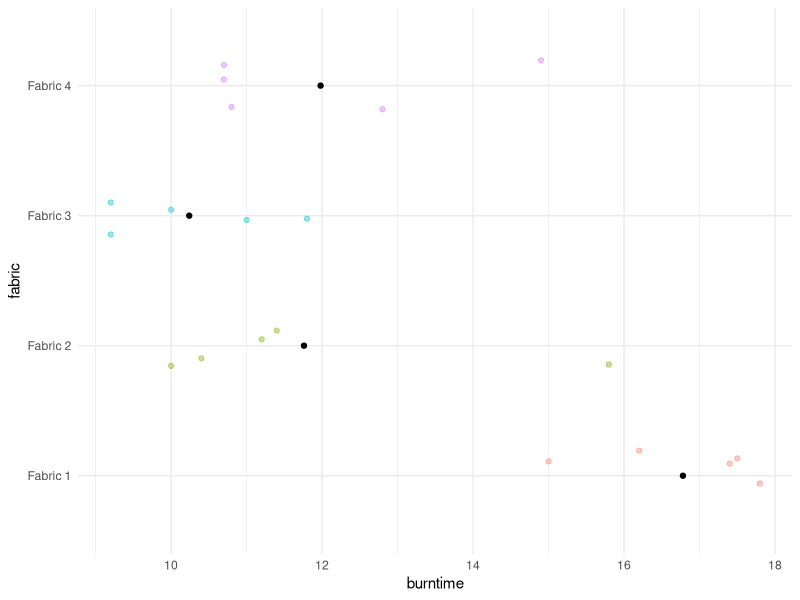
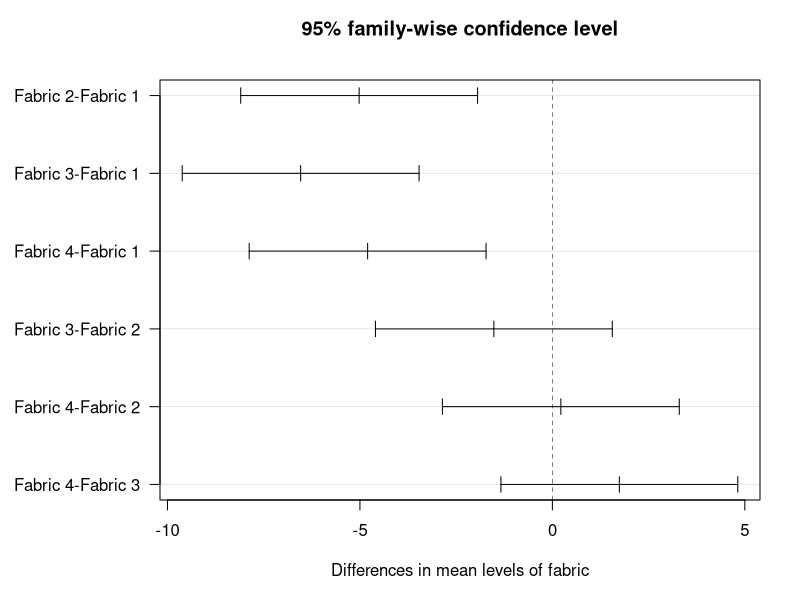
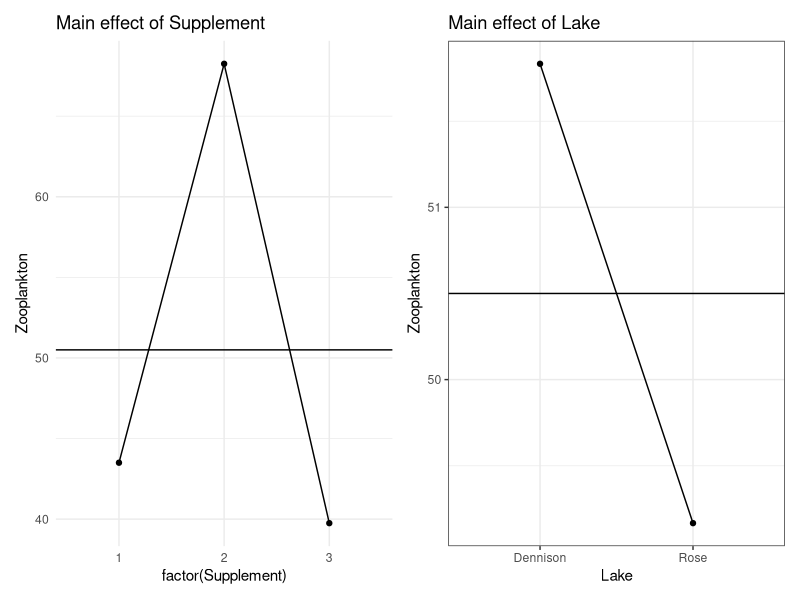
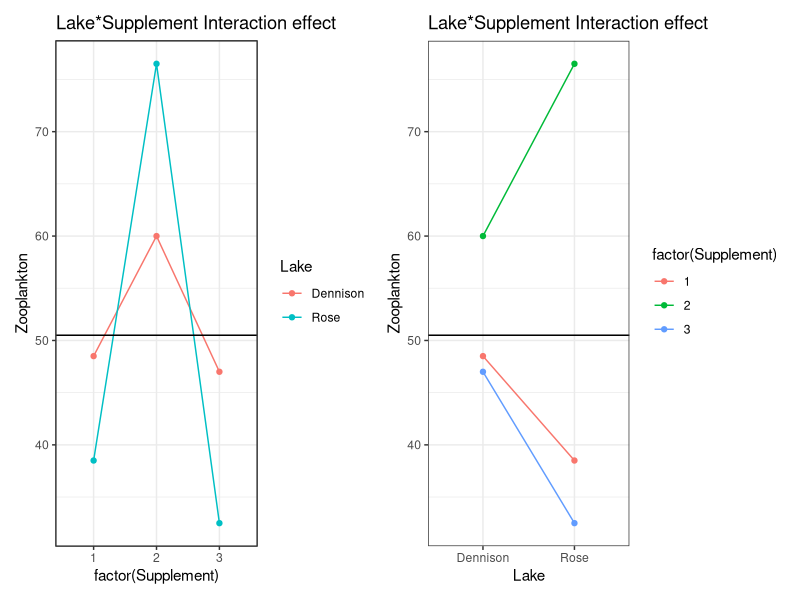
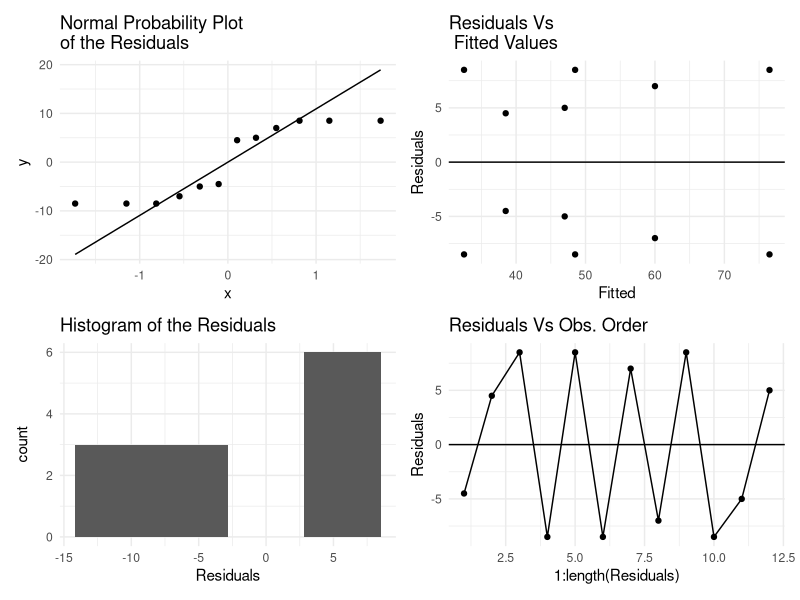
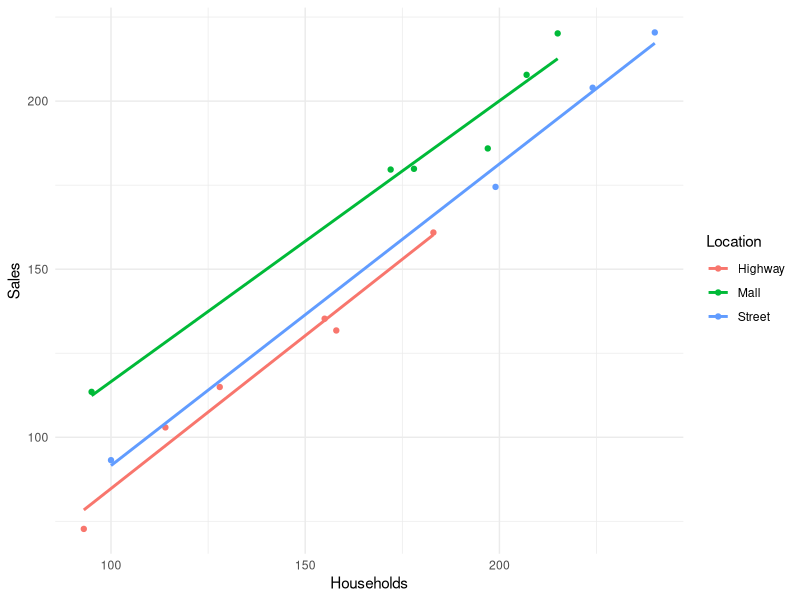
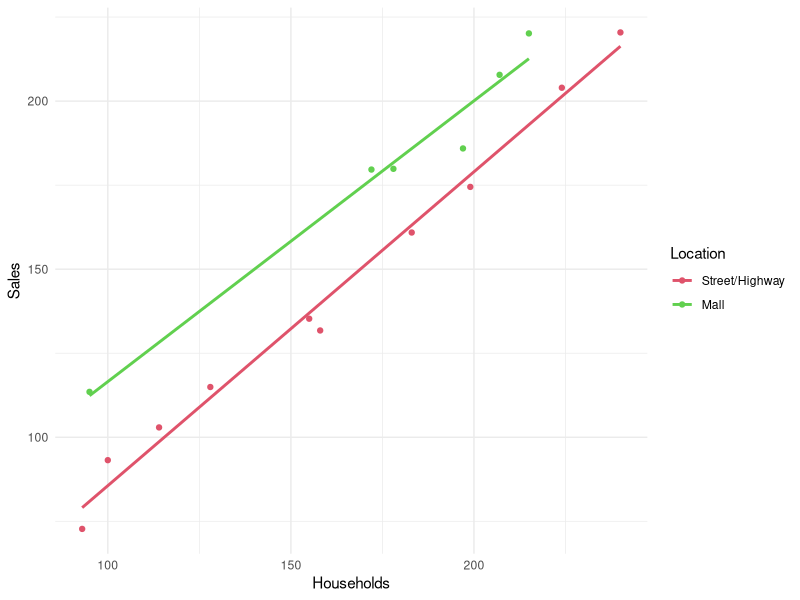

The R script that drew these images, in order:
## ---- chunk 1
knitr::opts_chunk$set(warning = FALSE, 
                      echo = FALSE, 
                      include=TRUE, 
                      message=FALSE,
                      comment = NA,
                      warn=-1,
                      warn.conflicts = FALSE, 
                      quietly=TRUE,
                      fig.align="center")
library(tidyverse)
theme_set(theme_minimal())
## ---- chunk 2
fabric=read.table("../data/fabric.txt", header=TRUE, sep="\t")
summary(aov(burntime ~ fabric, data = fabric))
## ---- chunk 3
ggplot(fabric) +
  aes(x = fabric, y = burntime) + 
  geom_jitter(mapping=aes(col=fabric), height = 0, width=.2, alpha=.4) +
  stat_summary(fun = "mean", geom = "point") + 
  stat_summary(fun.data = "mean_cl_normal", 
               geom = "errorbar", width = 0.1, 
               fun.args = list(conf.int = 0.95)) + 
  theme(legend.position = "none") + coord_flip() 
## ---- chunk 4
par(las=1, mar=c(5, 8, 4, 2))
plot(TukeyHSD(aov(burntime~fabric, data=fabric)))
## ---- chunk 5
zooplankton=read.table("../data/zooplankton.txt", header=TRUE, sep="\t")
print(zooplankton, row.names=FALSE)
## ---- chunk 6
library(ggplot2)
library(gridExtra)

plot1 <- zooplankton |> ggplot() +
  aes(x = factor(Supplement), y = Zooplankton) +
  stat_summary(fun = mean, geom = "point", aes(group = 1)) +
  stat_summary(fun = mean, geom = "line", aes(group = 1))+
  geom_abline(intercept = mean(zooplankton$Zooplankton), slope=0)+ 
  ggtitle("Main effect of Supplement")

plot2 = zooplankton |> ggplot() +
  aes(x = Lake, y = Zooplankton) +
  stat_summary(fun = mean, geom = "point", aes(group = 1)) +
  stat_summary(fun = mean, geom = "line", aes(group = 1))+
  geom_abline(intercept = mean(zooplankton$Zooplankton), slope=0)+ 
  theme_bw()+ggtitle("Main effect of Lake")

library(patchwork)
plot1+plot2
## ---- chunk 7
summary(aov(Zooplankton~factor(Supplement)+Lake, data=zooplankton))
## ---- chunk 8
attach(zooplankton)
library(ggplot2)
p1= ggplot(data = zooplankton, aes(x = factor(Supplement), y = Zooplankton, group=Lake, colour=Lake)) +
  stat_summary(fun=mean, geom="point")+
  stat_summary(fun=mean, geom="line")+
  geom_abline(intercept = mean(Zooplankton), slope=0)+ 
  theme_bw()+ggtitle("Lake*Supplement Interaction effect")
p2= ggplot(data = zooplankton, aes(x = Lake, y = Zooplankton, group=factor(Supplement), colour=factor(Supplement))) +stat_summary(fun=mean, geom="point")+
  stat_summary(fun=mean, geom="line")+
  geom_abline(intercept = mean(Zooplankton), slope=0)+ 
  theme_bw()+ggtitle("Lake*Supplement Interaction effect")
library(patchwork)
p1+p2
## ---- chunk 9
zooplankton |> 
  mutate(Supplement = factor(Supplement)) |> 
  aov(formula = Zooplankton ~ Supplement * Lake) |> 
  summary()
## ---- chunk 10
modl <- zooplankton |> 
  mutate(Supplement = factor(Supplement)) |> 
  aov(formula = Zooplankton ~ Supplement * Lake)

zooplankton <- zooplankton |> 
  mutate(Fitted = fitted.values(modl), Residuals = residuals(modl))

p1 <- ggplot(zooplankton, aes(sample=Residuals))+stat_qq()+stat_qq_line()+
  labs(title = "Normal Probability Plot \nof the Residuals")

p2 <- ggplot(zooplankton, aes(y=Residuals, x=Fitted))+geom_point() +
  geom_hline(yintercept = 0) + 
  labs(title = "Residuals Vs \n Fitted Values")

p3 <- ggplot(zooplankton) +
  aes(Residuals) + 
  geom_histogram(bins=4) +
  labs(title = "Histogram of the Residuals")

p4 <- ggplot(zooplankton) + 
  aes(y=Residuals, x=1:length(Residuals)) + 
  geom_point()+geom_line() +
  geom_hline(yintercept = 0) +
  labs(title = "Residuals Vs Obs. Order")

library(patchwork)
p1+p2+p3+p4 & theme_minimal()
## ---- chunk 11
fabric = read.table("../data/fabric.txt", header=TRUE, sep="\t") |> 
  mutate(I1= as.numeric(fabric=="Fabric 1"),
         I2= as.numeric(fabric=="Fabric 2"),
         I3= as.numeric(fabric=="Fabric 3"),
         I4= as.numeric(fabric=="Fabric 4")
  )
fabric |> lm(formula = burntime~I1+I2+I3) |> summary()
## ---- chunk 12
fabric |> aov(formula = burntime~fabric) |> summary()
## ---- chunk 13
restaurant <- 
  read.table("../data/restaurant.txt", header=TRUE, sep = "\t") |> 
  mutate(I1 = as.numeric( Location=="Mall"),
         I2 = as.numeric( Location=="Street")
  )
print(restaurant, row.names=FALSE)
## ---- chunk 14
restaurant |> ggplot() + 
  aes(x=Households, y=Sales, colour=Location) +
  geom_point() + geom_smooth(method = lm, se = FALSE)
## ---- chunk 15

restaurant |> 
  lm(formula = Sales~Households*Location) |> 
  summary() |> coef() |> round(digits=3)

## ---- chunk 16
Y = restaurant$Sales
X = restaurant$Households
X2 = restaurant$Location
I1 = as.numeric(X2=="Mall")
I2 = as.numeric(X2=="Street")
I3 = as.numeric(X2=="Highway")
modl = lm(Y~X*I1+X*I2)
outs <- summary(modl)$coefficients
round(outs[, 1:4], digits = 3)
## ---- chunk 17
p <- restaurant |> ggplot() + 
  aes(x=Households, y=Sales, colour = Location=="Mall") +
  geom_point() + geom_smooth(method = lm, se = FALSE) +
  scale_color_manual("Location", values = 2:3, 
                     labels=c("Street/Highway", "Mall"))
p
